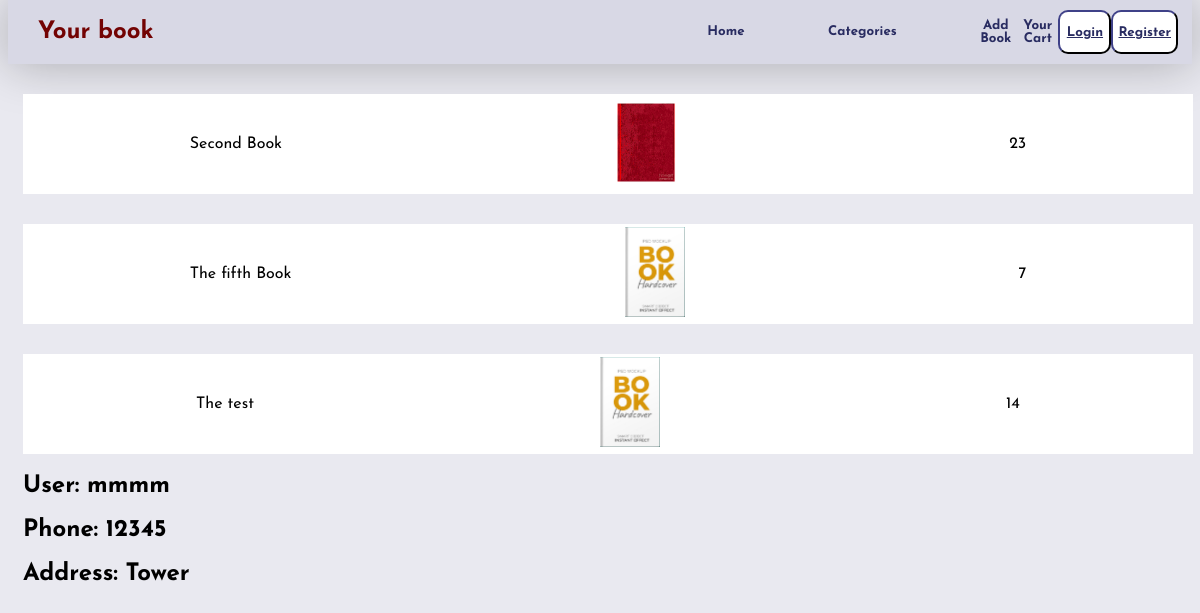
The page /details/72 on the database its author committed.
### bstore/models.py (models this page shows)
class books(models.Model):
    bookuser= models.ForeignKey('User', on_delete=models.CASCADE,  default= None, blank=True)
    name = models.CharField(max_length=80)
    slogan = models.CharField(max_length=200, null=True, default = None)
    cover = models.ImageField(upload_to='cover/', blank=True)
    price = models.IntegerField()
    description = models.CharField(max_length=500)
    authorname= models.CharField(max_length=30)
    position = models.CharField(max_length=30)
    wordbyauthor = models.CharField(max_length=500)
    bookcategory=models.ForeignKey('categories',  related_name="bookcategory", default=None, blank=True, null=True, on_delete= models.CASCADE)
    authorimage = models.ImageField(upload_to='author/', default= None, blank=True)
    quantity=models.IntegerField(default=0)
    quote1 = models.CharField(max_length=100, blank=True, default=None, null=True)
    quote2 = models.CharField(max_length=100, blank=True, default=None, null=True)
    quote3 = models.CharField(max_length=100, blank=True, default=None, null=True)
    addtocart = models.ManyToManyField('User', default=None, blank=True, related_name='addd')
    bookrewards = models.ManyToManyField('rewards', default=None, null=True, blank=True)

class requests (models.Model):
    requestedbooks = models.ManyToManyField('books',  default= None)
    requesteduser = models.ForeignKey('User', on_delete=models.CASCADE,default=None)
    requestaddress = models.CharField(max_length=500, default=None)
    requestphone = models.IntegerField(default=None)
    requestdate = models.DateTimeField(auto_now_add=True, blank=True, null=True)
    finished = models.BooleanField(default=False)

class User(AbstractUser):
    pass

### bstore/views.py (the view)
# urls.py: path('details/<int:idddddd>',views.requestdetails, name='details')
def requestdetails(request, idddddd):
    detail = requests.objects.get(id=idddddd)
    return render(request, 'network/requestdetails.html',{'detail':detail})

### bstore/templates/network/requestdetails.html
{% extends "network/layout.html" %}
{% load static %}
    {% block body %}
    <div class='container'>
{% for book in detail.requestedbooks.all %}
<div class="detailsbooks">
<div>{{book.name}}</div>
<div> <img src='..{{book.cover.url}}' class="detailsimg"></div>
<div>{{book.price}}</div>
</div>
{% endfor %}
<h2>User: {{detail.requesteduser}}</h2>
<h2>Phone: {{detail.requestphone}}</h2>
<h2>Address: {{detail.requestaddress}}</h2>
</div>
    {% endblock %}

### bstore/static/network/styles.css (style rules this page uses)
.container { padding-left: 15px; padding-right: 15px; margin-left: auto; margin-right: auto; }
@media (min-width:768px) { .container { width:750px; } }
@media (min-width:992px) { .container { width: 970px; } }
@media (min-width: 1200px) { .container { width:1170px } }
body { margin-top: 0px; font-family: 'Josefin Sans', sans-serif; background-color: rgba(145, 146, 183, 0.201); }
.detailsbooks { display: flex; background-color: white; margin-top: 30px; height:100px; justify-content: space-around; align-items: center; width: 100%; }
.detailsimg { height: 90%; margin-top: auto; margin-bottom: auto; max-width:60px; }

### rows shown on the page
books: name "Second Book", cover (placeholder picture), price "23"
books: name "The fifth Book", cover (picture), price "7"
books: name "The test", cover (picture), price "14"
requests: requesteduser "mmmm", requestphone "12345", requestaddress "Tower"
